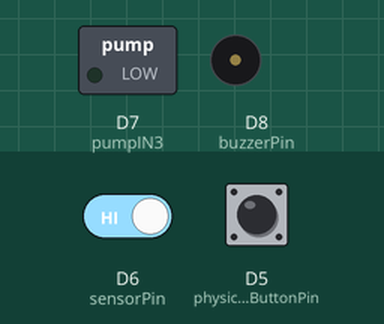
Recording of a sketch running on a simulated ESP8266 (NodeMCU). On the bench: switched loads named in the sketch (green lamp = pin HIGH), buzzer (waves = sounding, pin HIGH). The inputs (shaded band) are chosen by the test bench; at power-on: D5 (physicalButtonPin) HIGH, D6 (sensorPin) HIGH. WiFi joins after 1.5 s; servers stay silent unless stated.

Above: at 3.0 s.
3.1 s: D5 (physicalButtonPin) pulled LOW for 0.15 s
At 3.8 s:
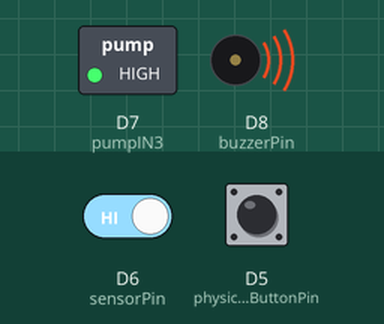
7.3 s: D5 (physicalButtonPin) pulled LOW for 1 s
At 8.2 s:
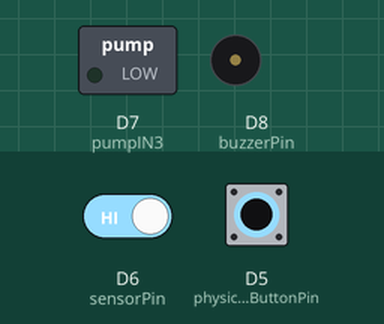
9.8 s: D5 (physicalButtonPin) pulled LOW for 3.2 s
At 10.1 s:
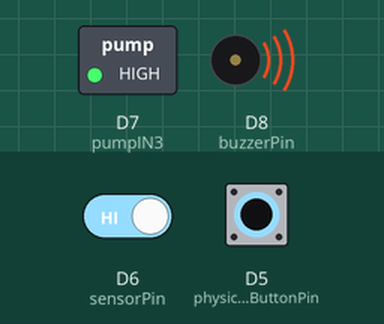
Timing chart, 0 to 12.8 s (numbered marks = the images above; inputs shaded):
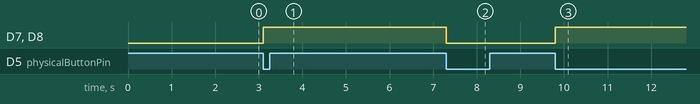

Measured:
- after the input at 3.1 s, D7 (pumpIN3), D8 (buzzerPin): LOW → HIGH at once
- after the input at 7.3 s, D7 (pumpIN3), D8 (buzzerPin): HIGH → LOW at once
- after the input at 9.8 s, D7 (pumpIN3), D8 (buzzerPin): LOW → HIGH at once

The sketch:

iot_smart_fire_protection_system.ino
```cpp
#define BLYNK_TEMPLATE_ID "TMPL69odiICtd"
#define BLYNK_TEMPLATE_NAME "test"
#define BLYNK_AUTH_TOKEN "v1pQHXX8Zxk6K9rd1yQz8kzjtanzz4QQ"

#include <ESP8266WiFi.h>
#include <BlynkSimpleEsp8266.h>

char ssid[] = "Iphone";
char pass[] = "12343210";

const int sensorPin = D6;
const int buzzerPin = D8;
const int pumpIN3 = D7;
const int physicalButtonPin = D5;

bool autoMode = false;
bool buttonState = false;
int sensorValue = 0;
bool lastPhysicalButtonState = HIGH;

BlynkTimer timer;

unsigned long previousMillis = 0;
const unsigned long interval = 1000;

void controlPumpAndBuzzer(bool state) {
  digitalWrite(pumpIN3, state);
  digitalWrite(buzzerPin, state);
}

void checkSensor() {
  sensorValue = digitalRead(sensorPin);

  if (sensorValue == 0) {
    Blynk.virtualWrite(V3, "Fire Detection");
  } else {
    Blynk.virtualWrite(V3, "Safe");
  }

  if (autoMode) {
    controlPumpAndBuzzer(sensorValue == 0);
  } else {
    controlPumpAndBuzzer(buttonState);
  }

  notifyOnFireAlert();
}

BLYNK_WRITE(V1) {
  autoMode = param.asInt();
}

BLYNK_WRITE(V2) {
  buttonState = param.asInt();
}

static void handlePhysicalButton() {
  bool physicalButtonState = digitalRead(physicalButtonPin);
  if (physicalButtonState == LOW && lastPhysicalButtonState == HIGH) {
    autoMode = false;
    Blynk.virtualWrite(V1, 0);
    buttonState = !buttonState;
    controlPumpAndBuzzer(buttonState);
  }

  lastPhysicalButtonState = physicalButtonState;
}

void notifyOnFireAlert() {
  if (sensorValue == 0) {
    Serial.println("Warning your area is on fire!!!");
    Blynk.virtualWrite(V4, "Fire Alert in Home");
    Blynk.logEvent("fire_warning", "Warning your area is on fire!!!");
  }
  else {
    Blynk.virtualWrite(V4, "Home is Safe");
  }
}

void setup() {
  Serial.begin(9600);

  pinMode(sensorPin, INPUT);
  pinMode(buzzerPin, OUTPUT);
  pinMode(pumpIN3, OUTPUT);
  pinMode(physicalButtonPin, INPUT_PULLUP);

  Blynk.begin(BLYNK_AUTH_TOKEN, ssid, pass);

  timer.setInterval(1000L, checkSensor);
}

void loop() {
  if (WiFi.status() == WL_CONNECTED) {
    Blynk.run();
  }
  timer.run();
  handlePhysicalButton();
}
```
